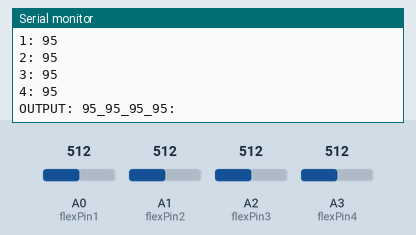
Bench run of a sketch on a simulated Arduino Uno, built with avr-gcc and run on an emulated ATmega328P. On the bench: the last lines printed to the serial monitor. Inputs (shaded band) come from the test bench; at power-on: A0 (flexPin1) = 512, A1 (flexPin2) = 512, A2 (flexPin3) = 512, A3 (flexPin4) = 512.

Above: at 1.2 s.
1.3 s: A0 (flexPin1) set to 716
At 1.57 s:
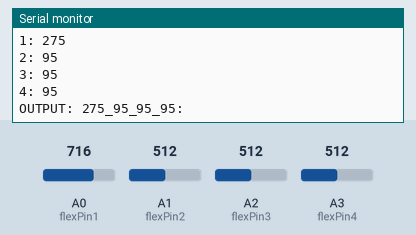
2.8 s: A1 (flexPin2) set to 716
At 2.97 s:
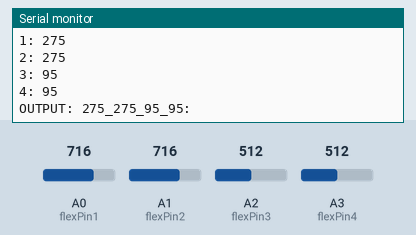
4.3 s: A2 (flexPin3) set to 716
At 4.57 s:
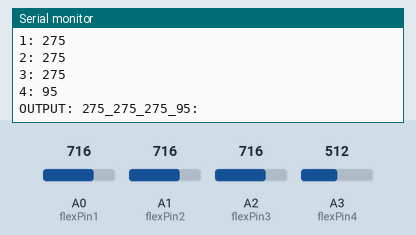
5.8 s: A3 (flexPin4) set to 716
At 5.97 s:
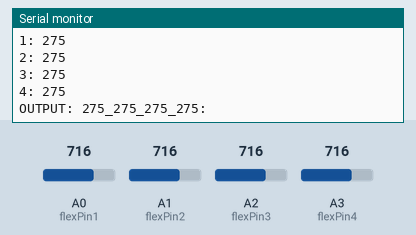
7.3 s: A0 (flexPin1) set to 992
At 7.57 s:
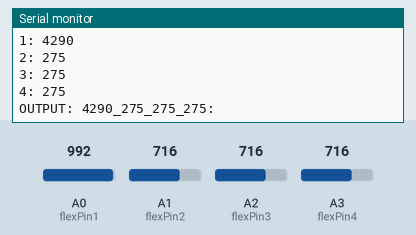
8.8 s: A1 (flexPin2) set to 992
At 8.97 s:
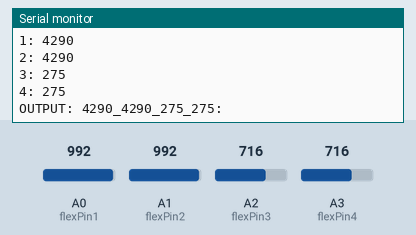
Timing chart, 0 to 11.3 s (numbered marks = the images above; inputs shaded):
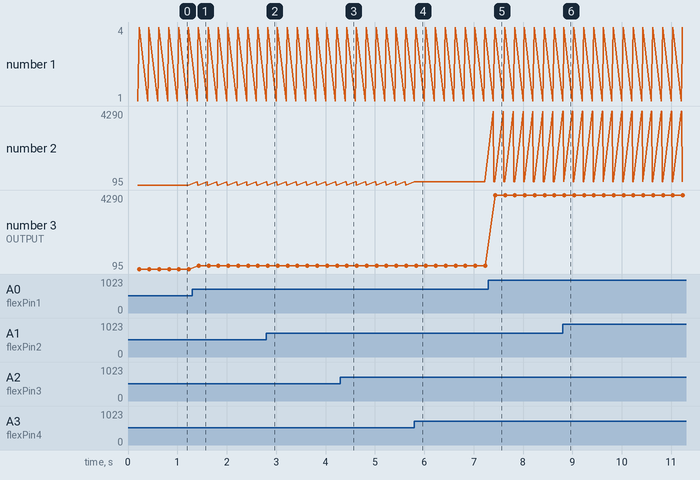

The sketch:

2986416.ino
```cpp
#include <Wire.h>

#define DEVICE_ID 1 // defining device ID for future communication

/*void setup() {

	Serial.begin(9600);
  	Wire.begin(DEVICE_ID);
	Wire.onRequest(requestEvent);
}

void loop(){

}

void requestEvent() {
  String data = "abcde";
  Serial.println(data);

  Wire.write(data.c_str());
}*/

String output = "";
							// values that holds analog pins for future usage
const int flexPin1 = A0;
const int flexPin2 = A1;
const int flexPin3 = A2;
const int flexPin4 = A3;

const float VCC = 5;			// voltage at Ardunio 5V line
const float R_DIV = 100000.0;	// resistor used to create a voltage divider
const float flatResistance = 29987.28;	// resistance when flat
const float bendResistance = 162982.00;	// resistance at 90 deg


void setup()
{
 cli();        // disable all interrupts

  TCCR1A = 0;
  TCCR1B = 0;
  TCNT1  = 0;

  OCR1A = 12499;            // compare match register 16MHz/256/5Hz

  TCCR1B |= (1 << WGM12);   // CTC mode active
  TCCR1B |= (1 << CS12);    // 256 prescaler
  TIMSK1 |= (1 << OCIE1A);
  sei();  // enable all interrupts// enable timer compare interrupt
  pinMode(flexPin1, INPUT); // defining flex pins as inputs
  pinMode(flexPin2, INPUT);
  pinMode(flexPin3, INPUT);
  pinMode(flexPin4, INPUT);
  Serial.begin(9600);

  Wire.begin(DEVICE_ID); // this is slave. Hence device id is specified for begin function
  Wire.onRequest(requestEvent); // master request data to this arduino. When this operaiton occur, requestEvent function get invoked.
}
ISR(TIMER1_COMPA_vect){ // sampling frequency 5 hz, timer interrupt

  										// reading analog values via analogRead and store that information in variables
  	int ADCflex1 = analogRead(flexPin1);
  	int ADCflex2 = analogRead(flexPin2);
  	int ADCflex3 = analogRead(flexPin3);
  	int ADCflex4 = analogRead(flexPin4);
  										// transforming resistance value and angle value for ADCflex1
  	float Vflex1 = calc_Vflex(ADCflex1);
  	float Rflex1 = calc_Rflex(Vflex1);
  	float angle_flex1 = linear_resistance(Rflex1,flatResistance,bendResistance,0,180); // normalization angle function. we cannot use map()
    int i_angle_flex1 = angle_flex1;
  										// transforming resistance value and angle value for ADCflex2
    float Vflex2 = calc_Vflex(ADCflex2);
  	float Rflex2 = calc_Rflex(Vflex2);
  	float angle_flex2 = linear_resistance(Rflex2,flatResistance,bendResistance,0,180);
  	int i_angle_flex2 = angle_flex2;
  										// transforming resistance value and angle value for ADCflex3
    float Vflex3 = calc_Vflex(ADCflex3);
  	float Rflex3 = calc_Rflex(Vflex3);
  	float angle_flex3 = linear_resistance(Rflex3,flatResistance,bendResistance,0,180);// normalization angle function. we cannot use map()
  	int i_angle_flex3 = angle_flex3;
  										// transforming resistance value and angle value for ADCflex4
    float Vflex4 = calc_Vflex(ADCflex4);
  	float Rflex4 = calc_Rflex(Vflex4);
  	float angle_flex4 = linear_resistance(Rflex4,flatResistance,bendResistance,0,180);// normalization angle function. we cannot use map()
	int i_angle_flex4 = angle_flex4;

  	// debug purpose code lines
	Serial.print("1: ");
  	Serial.println(i_angle_flex1);
  	Serial.print("2: ");
  	Serial.println(i_angle_flex2);
  	Serial.print("3: ");
  	Serial.println(i_angle_flex3);
  	Serial.print("4: ");
  	Serial.println(i_angle_flex4);

  	output = String(i_angle_flex1) + "_" + String(i_angle_flex2) + "_" + String(i_angle_flex3) + "_" + String(i_angle_flex4) + ":";
	Serial.print("OUTPUT: ");
  	Serial.println(output);

}

float calc_Vflex(int ADCflex){ //

	float Vflex = ADCflex * VCC / 1023.0;
	return Vflex;
}

float calc_Rflex(float Vflex){

    float Rflex = R_DIV * (VCC / (VCC - Vflex)) - R_DIV;
    return Rflex;
}

long linear_resistance(long x, long in_min, long in_max, long out_min, long out_max) { // normalization
  return (x - in_min) * (out_max - out_min) / (in_max - in_min) + out_min; // we know flat and bend resistance values and angle values should be on
  																		 	// [0-180] interval, we normalize linearly to obtain angle values for send thing this inofrmation
}

void loop()
{

}

void requestEvent() { // master request an even t from this slave
 // Serial.println("Request event ***");
 // Serial.println(output);

  Wire.write(output.c_str()); // writing output information to wire using i2c.
}
```

Measured:
- after the input at 1.3 s, the serial monitor: prints a new line after 0.10 s (image 1)
- after the input at 2.8 s, the serial monitor: prints a new line at once (image 2)
- after the input at 4.3 s, the serial monitor: prints a new line after 0.12 s (image 3)
- after the input at 5.8 s, the serial monitor: prints a new line at once (image 4)
- after the input at 7.3 s, the serial monitor: prints a new line after 0.10 s (image 5)
- after the input at 8.8 s, the serial monitor: prints a new line at once (image 6)
- plotted number 3: 95 → 275 after the input at 1.3 s, 275 → 4290 after the input at 7.3 s
